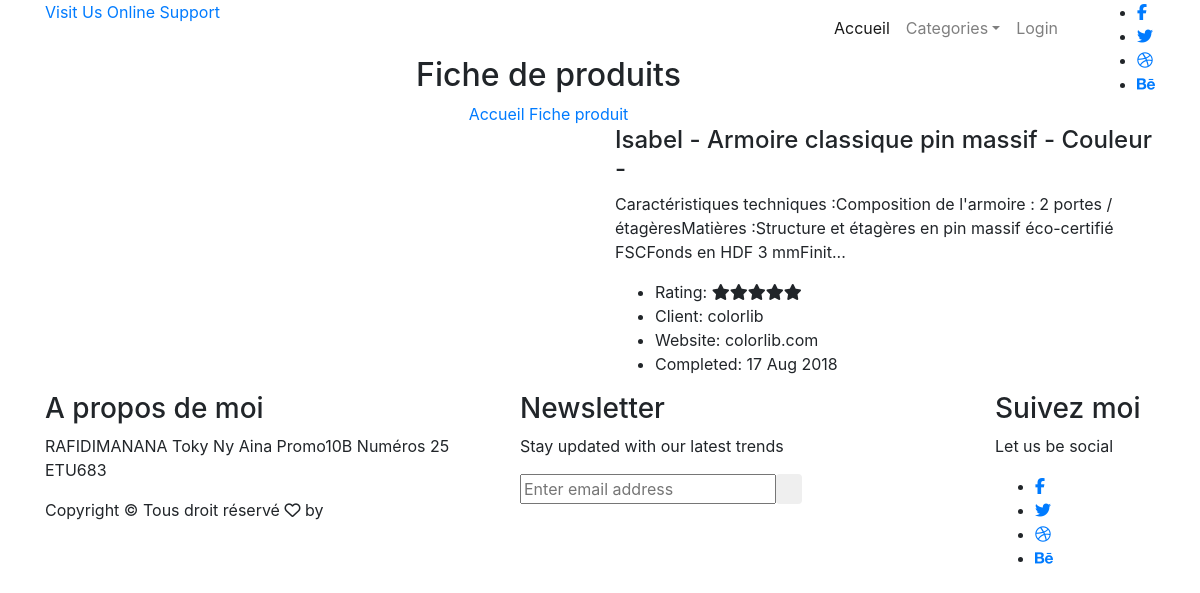
/fiches/1/fiches-de-produit, run on the app's committed database.
### tables this page shows
CREATE TABLE IF NOT EXISTS `pieces` (
  `IDPIECES` int(10) unsigned NOT NULL AUTO_INCREMENT,
  `IDCATEGORIE` int(10) unsigned NOT NULL,
  `NOMPIECES` varchar(50) DEFAULT NULL,
  `DESCRIPTIONS` longtext,
  `NOTES` int(11) DEFAULT NULL,
  `NOUVEAU` int(11) DEFAULT NULL,
  `MATIERES` longtext,
  PRIMARY KEY (`IDPIECES`),
  KEY `FK_SOUSCATEGORIE` (`IDCATEGORIE`)
);

### web/fonctions/get_data.php (called while the page is built, shortened)
<?php
    function getConnection(){
        $servername = "sql7.freemysqlhosting.net:3306";
        $username = "sql7290683";
        $password = "JjrX6qeGsB";
        $dbname = "sql7290683";
        $con = null;
        try{
            $con = new mysqli($servername, $username, $password, $dbname);
        }catch(Exception $e){
            throw $e->getMessage();
        }
        return $con;
    }
    function getPiecesById($id){
        $response = null;
        $conn = getConnection();
        try{
            $sql = " SELECT * FROM pieces WHERE IDPIECES=".$id;
            $result = $conn->query($sql);
            $response = $result;
        }catch(Exception $e){
            throw $e->getMessage();
        }
        return $response;
    }
?>

### web/include/content-fiches.php (the view, shortened to what this page needs)
<?php
	$idPieces = $_GET['idPiece'];
	$response = getPiecesById($idPieces);
	$response = $response->fetch_assoc();
?>
<section class="banner_area">
	<div class="banner_inner d-flex align-items-center">
		<div class="container">
			<div class="banner_content text-center">
				<h2>Fiche de produits</h2>
				<div class="page_link">
					<a href="index.html">Accueil</a>
					<a href="contact.html">Fiche produit</a>
				</div>
			</div>
		</div>
	</div>
</section>
<section class="portfolio_details_area p_120">
        	<div class="container">
        		<div class="portfolio_details_inner">
					<div class="row">
						<div class="col-md-6">
							<div class="left_img">
							</div>
						</div>
						<div class="col-md-6">
							<div class="portfolio_right_text">
								<h4><?php echo $response['NOMPIECES']; ?></h4>
								<p><?php echo $response['DESCRIPTIONS']; ?></p>
								<ul class="list">
									<li><span>Rating</span>: <i class="fa fa-star"></i><i class="fa fa-star"></i><i class="fa fa-star"></i><i class="fa fa-star"></i><i class="fa fa-star"></i></li>
									<li><span>Client</span>:  colorlib</li>
									<li><span>Website</span>:  colorlib.com</li>
									<li><span>Completed</span>:  17 Aug 2018</li>
								</ul>
							</div>
						</div>
					</div>
        		</div>
        	</div>
        </section>

### data on the page
pieces: NOMPIECES "Isabel - Armoire classique pin massif - Couleur -", DESCRIPTIONS "Caractéristiques techniques :Composition de l'armoire : 2 portes / étagèresMatières :Structure et étagères en pin massif éco-certifié FSCFonds en HDF 3 mmFinit..."
